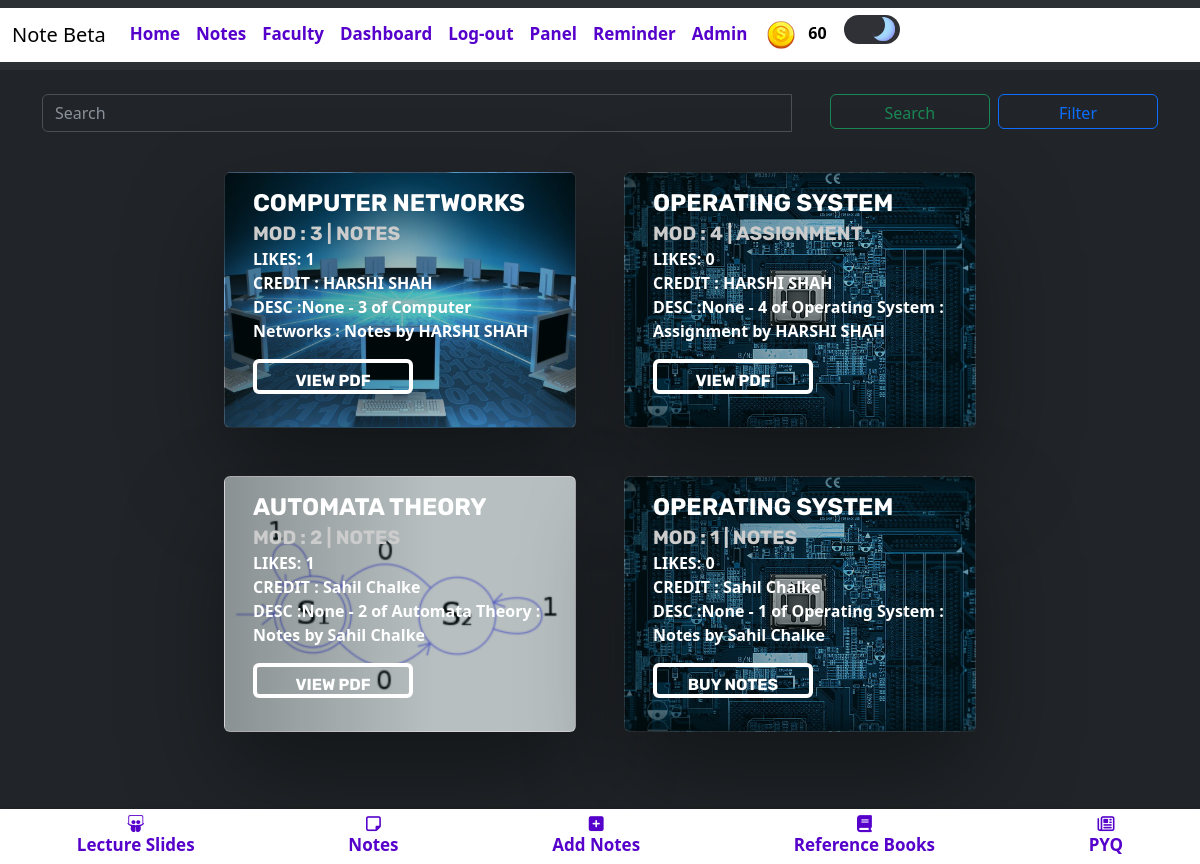
The app's page /notes/ (signed in), older data.
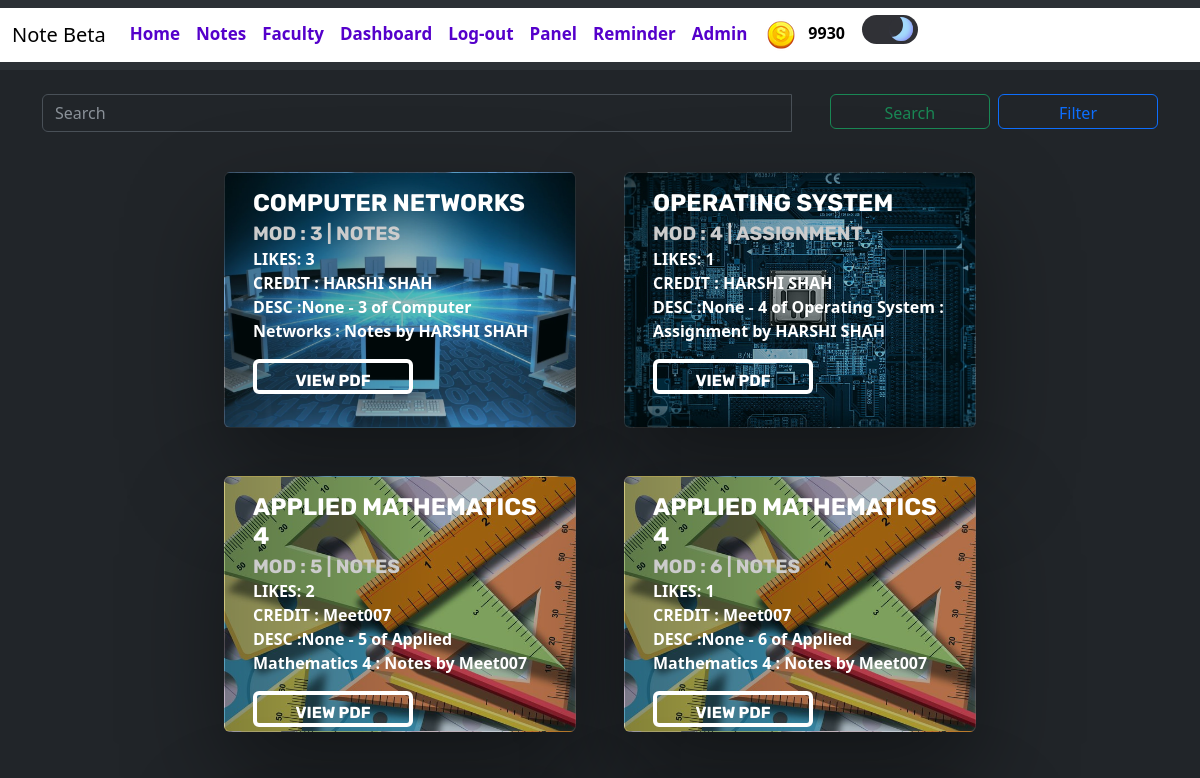
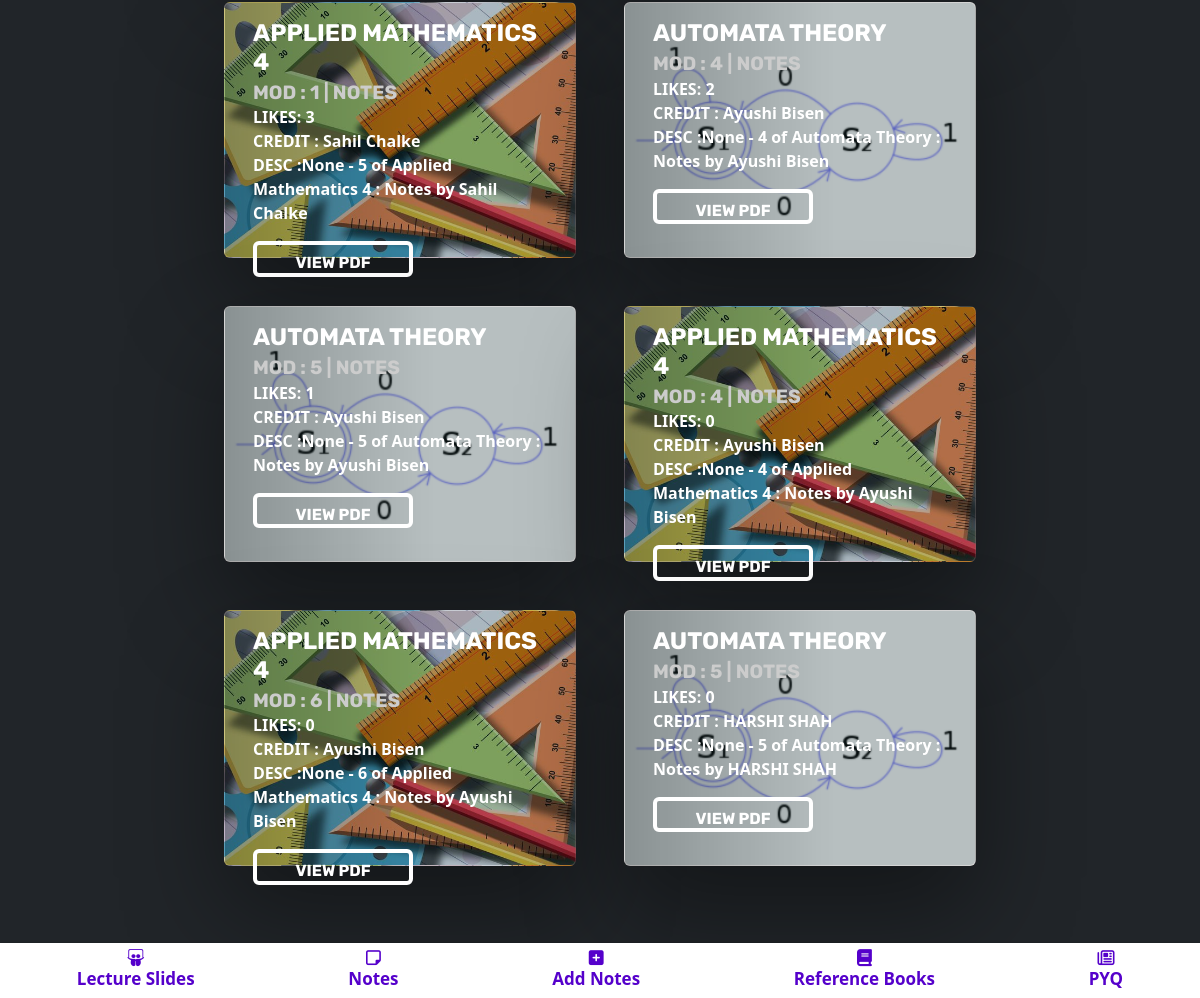
The same page, newer data (2 pictures, top to bottom).
### blogapp/models.py (models this page shows, shortened)
class UserAccount(AbstractBaseUser, PermissionsMixin):
    email = models.CharField(max_length = 50,unique=True)
    name = models.CharField(max_length=200)
    is_active = models.BooleanField(default=True)
    is_mod = models.BooleanField(default=False)
    is_nUser = models.BooleanField(default=True)
    is_staff = models.BooleanField(default=False)
    coins_scored = models.IntegerField(default=100,null=True,blank=True)
    rank = models.IntegerField(default=0)
    bookmarks = models.ManyToManyField('blogapp.Notes', blank=True)
    is_emailVerified = models.BooleanField(default=False)
    objects = UserAccountManager()
    USERNAME_FIELD = 'email'
    REQUIRED_FIELDS = ['name']

class Notes(models.Model):
    typ = (
        ('Assignment','Assignment'),
        ('Experiment','Experiment'),
        ('Notes','Notes'),
        ('ReferenceBook','Reference Book'),
        ('LectureSlides','Lecture Slides'),
        ('PYQ','PYQ'),
    )
    mods = (
        ('1','1'),
        ('2','2'),
        ('3','3'),
        ('4','4'),
        ('5','5'),
        ('6','6'),
    )
    desc = models.TextField(max_length=500,null=True,blank=True)
    mod = models.CharField(max_length=5,choices=mods,null=True,blank=True)
    file = models.FileField(upload_to='notes/')
    author = models.ForeignKey(UserAccount,on_delete=models.CASCADE)
    status = models.BooleanField(default=False)
    likes = models.ManyToManyField(UserAccount,related_name="notes_like",default=0)
    views = models.PositiveIntegerField(default=0)
    buy=models.ManyToManyField(UserAccount,related_name="buy_notes")
    typeN = models.CharField(max_length=50,null=True,blank=True,choices=typ)
    docid = models.CharField(max_length=300,null=True,blank=True)
    sub =  models.ForeignKey(Subject,on_delete=models.CASCADE,null=True,blank=True)
    slug = AutoSlugField(populate_from = 'sub',unique=True,null=True,default=None)
    nDetail = models.CharField(max_length=100,null=True,blank=True)

class Subject(models.Model):
    name = models.CharField(max_length=50)
    teacher = models.CharField(max_length=50)
    teacherurl = models.CharField(max_length=300,null=True,blank=True)
    img = models.ImageField(upload_to='subImage/',null=True,blank=True)
    def __str__(self):
        return self.name

### blogapp/views.py (the view)
# urls.py: path('notes/', views.notes,name='notes'),
@login_required(login_url='/login/')
def notes(request):
    notes = (Notes.objects.filter(status = True, typeN= 'Notes') | Notes.objects.filter(status = True, typeN= 'Assignment') | Notes.objects.filter(status = True, typeN= 'Experiment') )
    from django.db.models import Count
    filteredNotes = NoteFilter(request.GET, queryset = notes)      #Using django-filter extension declared in filters.py file
    context = {
        'notes' : filteredNotes,
    }
    return render(request,'main/realhome.html',context)

### templates/main/realhome.html (shortened to what this page needs)
{% extends 'index.html' %} {% block content %} {% load crispy_forms_tags %}
{% load static %}
<link rel="stylesheet" href="{% static 'css/card.css' %}" />
<div class="container notesCnt mt-4 mb-4">
  <div class="row d-flex justify-content-center align-items-center">
    <div class="container-lg-6">
      <form class="d-flex" method="post" role="search" action="{% url 'searchNotes' %}">
        <div id="autocomplete" class="autocomplete input-group mb-3">
          <input
            class="form-control me-2"
            type="text"
            name="searchQ"
            placeholder="Search"
            aria-label="Search"
          />
          <ul class="autocomplete-result-list"></ul>
          <div class="input-group-append">
            <button class="btn btn-outline-success rbtn" type="submit">
              Search
            </button>
            <button
              type="button"
              class="btn btn-outline-primary ms-1 rbtn"
              data-bs-toggle="modal"
              data-bs-target="#exampleModal"
            >
              Filter
            </button>
          </div>
        </div>
      </form>
    </div>
  </div>
  <div class="row d-flex justify-content-center align-items-center">
    {% for x in notes.qs %}
      <div class="card cardImg mx-4 my-4" style="width: 22rem; height: 16em; background-image: linear-gradient(90deg, rgba(0, 0, 0, 0.4) 0%, rgba(0, 0, 0, 0.2) 60%),url('{{x.sub.img.url}}');">
        <div class="card-body">
          <div class="text-block">
            <h1 class="abcd">{{x.sub}}<small ><br>MOD : {{x.mod}} | {{x.typeN}}</small></h1>
            <p>
              LIKES: {{x.likes.count}}
              <br>
              CREDIT : {{x.author.name}}
              <br>
              DESC :{{x.desc}}
            </p>
            {% if request.user in x.buy.all %}
            <form method="POST" action="{% url 'notesViewer' x.slug %}">
              <a href="{{x.slug}}" class="card-link">
                <button type="submit" class="btn btn-success">View PDF</button>
              </a>
            </form>
            {% else %}
            <form action="{% url 'buy_notes' x.pk %}" method="POST">
              <button class="btn btn-primary" type="submit">Buy Notes</button>
            </form>
            {% endif %}
          </div>
        </div>
      </div>
    {% endfor %}
  </div>
</div>
<br>
{% endblock %}

### templates/components/header.html (shortened to what this page needs)
{% load static %}
<nav class="navbar navbar-expand-lg bg-body-tertiary" >
    <div class="container-fluid" style="background-color: white;">
      <a class="navbar-brand mb-0 h1" href="{% url 'notes'%}" style="color: black;">Note Beta</a>
      <div class="collapse navbar-collapse" id="navbarTogglerDemo03">
        <ul class="navbar-nav me-auto mb-2 mb-lg-0" >
          {% if user.is_authenticated %}
          <li class="nav-item">
            <a class="nav-link abc" href="{% url 'home' %}" >Home</a>
          </li>
          <li class="nav-item" >
            <a class="nav-link abc" href="{% url 'notes' %}" >Notes</a>
          </li>
          <li class="nav-item" >
            <a class="nav-link abc" href="{% url 'teacher' %}" >Faculty</a>
          </li>
          <li class="nav-item" >
            <a class="nav-link abc" href="{% url 'dashboard' %}" >Dashboard</a>
          </li>
          <li class="nav-item">
            <a class="nav-link abc" href="{% url 'logout' %}" >Log-out</a>
          </li>
          {% endif %}
          {% if user.is_superuser %}
          <li class="nav-item">
            <a class="nav-link abc" href="{% url 'adminResponse' %}" >Panel</a>
          </li>
          <li class="nav-item">
            <a class="nav-link abc" href="{% url 'add_reminder' %}" >Reminder</a>
          </li>
            <li class="nav-item">
            <a class="nav-link abc" href="{% url 'admin:index' %}" >Admin</a>
          </li>
          {% endif %}
          {% if user.is_authenticated %}
          <table class="coins">
          <th>
          <img src="{% static 'images/coin.png' %}" alt="">
          </th>
          <th>
          <p class="cna" id="cna" style="color: black;">{{ user.coins_scored }}</p>
          </th>
          </table>
    {% endif %}
            <label class="switch">
              <span class="slider"></span>
            </label>
      </div>
    </div>
  </nav>

Row changes from the older to the newer data that the page shows:
removed Notes: sub.img (picture), sub "AUTOMATA THEORY", mod "2", typeN "NOTES", likes.count "1", author.name "Sahil Chalke", desc "None - 2 of Automata Theory : Notes by Sahil Chalke"
removed Notes: sub.img (picture), sub "OPERATING SYSTEM", mod "1", typeN "NOTES", likes.count "0", author.name "Sahil Chalke", desc "None - 1 of Operating System : Notes by Sahil Chalke"
changed UserAccount: coins_scored "60" → "9930"
computed for Notes "None - 3 of Computer Networks : Notes by HARSHI SHAH": likes.count "1" → "3"
computed for Notes "ASSIGNMENT": likes.count "0" → "1"
added Notes: sub.img (picture), sub "APPLIED MATHEMATICS 4", mod "5", typeN "NOTES", likes.count "2", author.name "Meet007", desc "None - 5 of Applied Mathematics 4 : Notes by Meet007"
added Notes: sub.img (picture), sub "APPLIED MATHEMATICS 4", mod "6", typeN "NOTES", likes.count "1", author.name "Meet007", desc "None - 6 of Applied Mathematics 4 : Notes by Meet007"
added Notes: sub.img (picture), sub "APPLIED MATHEMATICS 4", mod "1", typeN "NOTES", likes.count "3", author.name "Sahil Chalke", desc "None - 5 of Applied Mathematics 4 : Notes by Sahil Chalke"
added Notes: sub.img (picture), sub "AUTOMATA THEORY", mod "4", typeN "NOTES", likes.count "2", author.name "Ayushi Bisen", desc "None - 4 of Automata Theory : Notes by Ayushi Bisen"
added Notes: sub.img (picture), sub "AUTOMATA THEORY", mod "5", typeN "NOTES", likes.count "1", author.name "Ayushi Bisen", desc "None - 5 of Automata Theory : Notes by Ayushi Bisen"
added Notes: sub.img (picture), sub "APPLIED MATHEMATICS 4", mod "4", typeN "NOTES", likes.count "0", author.name "Ayushi Bisen", desc "None - 4 of Applied Mathematics 4 : Notes by Ayushi Bisen"
added Notes: sub.img (picture), sub "APPLIED MATHEMATICS 4", mod "6", typeN "NOTES", likes.count "0", author.name "Ayushi Bisen", desc "None - 6 of Applied Mathematics 4 : Notes by Ayushi Bisen"
added Notes: sub.img (picture), sub "AUTOMATA THEORY", mod "5", typeN "NOTES", likes.count "0", author.name "HARSHI SHAH", desc "None - 5 of Automata Theory : Notes by HARSHI SHAH"
